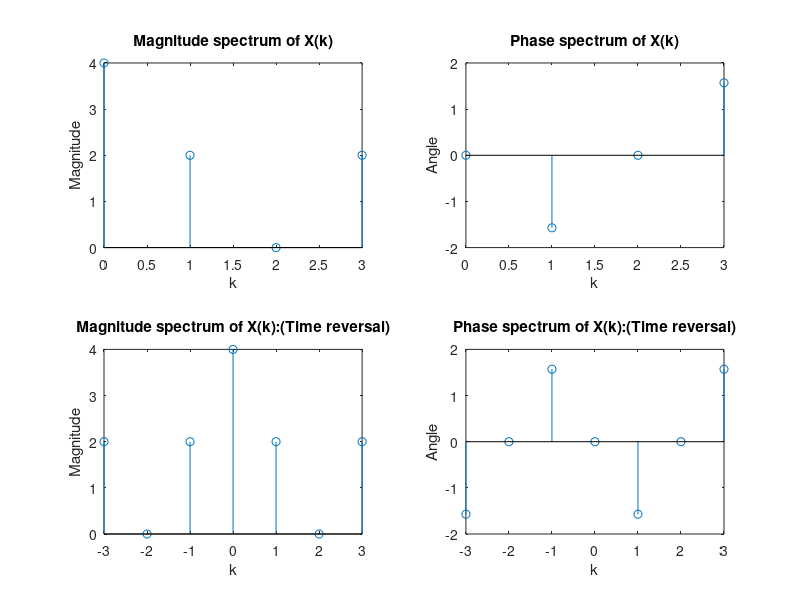

This figure's MATLAB source:
%%time reversal
%X(N-k)=X(-k)
x=[1 2 1 0];
k=0:3;
N=4;
i=sqrt(-1);
n=0:3;
l=-3:1:3;
w=exp(-2*pi*i/N);
wn=n'*(k);
wnnk=w.^wn
yk=x*wnnk

wl=exp(-2*pi*i/N);
wnl=n'*l;
wnnl=wl.^wnl
xk=x*wnnl

subplot(2,2,1)
stem(n,abs(yk));
xlabel('k')
ylabel('Magnitude')
title('Magnitude spectrum of X(k)')

subplot(2,2,2)
stem(n,angle(yk));
xlabel('k')
ylabel('Angle')
title('Phase spectrum of X(k)')

subplot(2,2,3)
stem(l,abs(xk));
xlabel('k')
ylabel('Magnitude')
title('Magnitude spectrum of X(k):(Time reversal)')

subplot(2,2,4)
stem(l,angle(xk));
xlabel('k')
ylabel('Angle')
title('Phase spectrum of X(k):(Time reversal)')